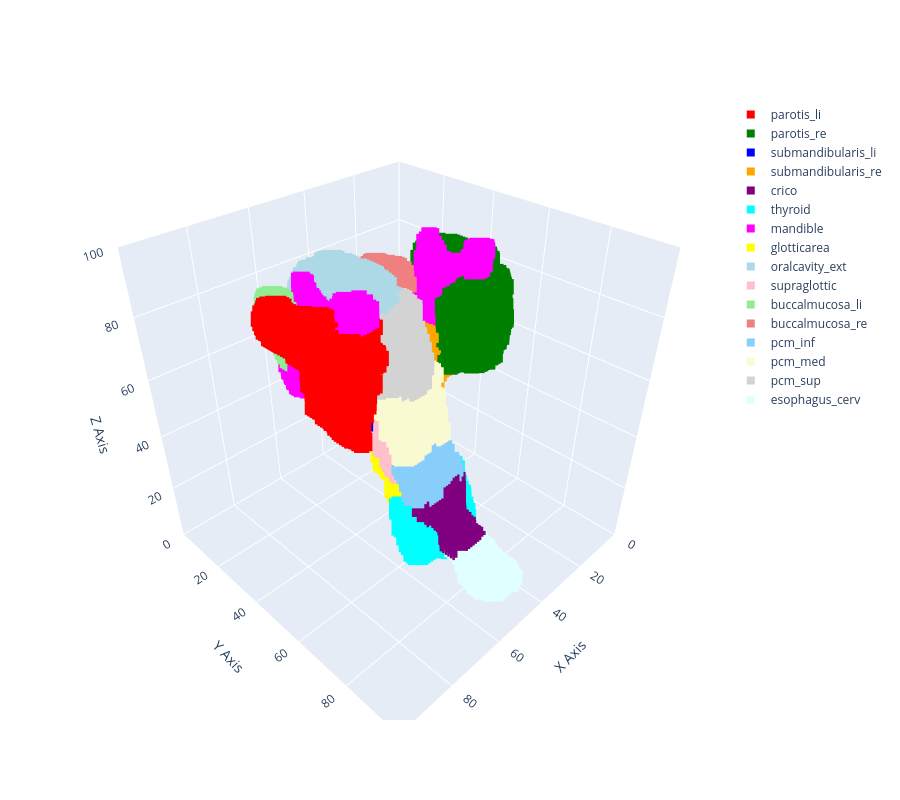

Notebook code for this chart:
### Markdown cell above
![green-divider](https://user-images.githubusercontent.com/7065401/52071924-c003ad80-2562-11e9-8297-1c6595f8a7ff.png)

# Make a 3D plot

### Code cell
import plotly.graph_objects as go
import numpy as np

def interactive_colored_segmentation_plot(segmentation_mask):
    """
    Create an interactive 3D plot of a segmentation mask array with colored pixels.

    Parameters:
    - segmentation_mask: 3D segmentation mask array with values between 1 and 16.
    """

    plot_size = segmentation_mask.shape[1]
    # Extract non-zero indices and corresponding labels for plotting
    indices = np.column_stack(np.nonzero(segmentation_mask))
    labels = segmentation_mask[indices[:, 0], indices[:, 1], indices[:, 2]]

    # Define a colormap with 16 different colors
    colormap = [
        'red', 'green', 'blue', 'orange', 'purple', 'cyan', 'magenta', 'yellow',
        'lightblue', 'pink', 'lightgreen', 'lightcoral', 'lightskyblue', 'lightgoldenrodyellow', 'lightgray', 'lightcyan'
    ]

    # Create a legend dictionary to map labels to class names
    legend_dict = {1: 'parotis_li',
                    2: 'parotis_re',
                    3: 'submandibularis_li',
                    4: 'submandibularis_re',
                    5: 'crico',
                    6: 'thyroid',
                    7: 'mandible',
                    8: 'glotticarea',
                    9: 'oralcavity_ext',
                    10: 'supraglottic',
                    11: 'buccalmucosa_li',
                    12: 'buccalmucosa_re',
                    13: 'pcm_inf',
                    14: 'pcm_med',
                    15: 'pcm_sup',
                    16: 'esophagus_cerv'}
    
    layout = go.Layout(
            scene=dict(
                xaxis=dict(title='X Axis', range=[0, plot_size]),
                yaxis=dict(title='Y Axis', range=[0, plot_size]),
                zaxis=dict(title='Z Axis', range=[0, plot_size]),
                aspectratio=dict(x=1, y=1, z=1)
            ),
            showlegend=True,
        )
    # Create a scatter plot with colored markers
    fig = go.Figure(layout=layout)

    for value in legend_dict:
        organ_array = segmentation_mask.copy()
        organ_array[organ_array != value] = 0
        indices = np.column_stack(np.nonzero(organ_array))

        fig.add_trace( go.Scatter3d(
            x=indices[:, 2],  # Assuming the first dimension is along the z-axis
            y=indices[:, 1],  # Assuming the second dimension is along the y-axis
            z=indices[:, 0],  # Assuming the third dimension is along the x-axis
            mode='markers',
            marker=dict(
                #size=4,
                color=colormap[value-1],  # Use the mapped colors
            ),
            marker_symbol='square',
            #text=legend_labels[value],  # Assign text for each point (used for legend)
            name=legend_dict[value],  # Name of the legend
            showlegend=True
    ))

    # Create the figure and add the trace
    fig.update_layout(showlegend=True,
                      #autosize=False,
                      #width=1000,
                      height=800
        )

    # Show the interactive plot
    
    fig.show()
    fig.write_html(file=f"3D RTSTRUCT plot {patient_ID}.html")

interactive_colored_segmentation_plot(CROPPED_SEGMAP)

### Figure 1 — Plotly figure (JSON) as saved in the notebook; plotly's stock layout.template omitted (floating-point values rounded to 4 significant figures; data arrays with more than 128 entries replaced by an {"elided": "..."} marker saying what was removed)
{"data": [{"marker": {"color": "red", "symbol": "square"}, "mode": "markers", "name": "parotis_li", "showlegend": true, "type": "scatter3d", "x": {"elided": "4592 int values"}, "y": {"elided": "4592 int values"}, "z": {"elided": "4592 int values"}}, {"marker": {"color": "green", "symbol": "square"}, "mode": "markers", "name": "parotis_re", "showlegend": true, "type": "scatter3d", "x": {"elided": "4482 int values"}, "y": {"elided": "4482 int values"}, "z": {"elided": "4482 int values"}}, {"marker": {"color": "blue", "symbol": "square"}, "mode": "markers", "name": "submandibularis_li", "showlegend": true, "type": "scatter3d", "x": {"elided": "1185 int values"}, "y": {"elided": "1185 int values"}, "z": {"elided": "1185 int values"}}, {"marker": {"color": "orange", "symbol": "square"}, "mode": "markers", "name": "submandibularis_re", "showlegend": true, "type": "scatter3d", "x": {"elided": "1251 int values"}, "y": {"elided": "1251 int values"}, "z": {"elided": "1251 int values"}}, {"marker": {"color": "purple", "symbol": "square"}, "mode": "markers", "name": "crico", "showlegend": true, "type": "scatter3d", "x": {"elided": "970 int values"}, "y": {"elided": "970 int values"}, "z": {"elided": "970 int values"}}, {"marker": {"color": "cyan", "symbol": "square"}, "mode": "markers", "name": "thyroid", "showlegend": true, "type": "scatter3d", "x": {"elided": "1881 int values"}, "y": {"elided": "1881 int values"}, "z": {"elided": "1881 int values"}}, {"marker": {"color": "magenta", "symbol": "square"}, "mode": "markers", "name": "mandible", "showlegend": true, "type": "scatter3d", "x": {"elided": "8307 int values"}, "y": {"elided": "8307 int values"}, "z": {"elided": "8307 int values"}}, {"marker": {"color": "yellow", "symbol": "square"}, "mode": "markers", "name": "glotticarea", "showlegend": true, "type": "scatter3d", "x": {"elided": "744 int values"}, "y": {"elided": "744 int values"}, "z": {"elided": "744 int values"}}, {"marker": {"color": "lightblue", "symbol": "square"}, "mode": "markers", "name": "oralcavity_ext", "showlegend": true, "type": "scatter3d", "x": {"elided": "15593 int values"}, "y": {"elided": "15593 int values"}, "z": {"elided": "15593 int values"}}, {"marker": {"color": "pink", "symbol": "square"}, "mode": "markers", "name": "supraglottic", "showlegend": true, "type": "scatter3d", "x": {"elided": "2416 int values"}, "y": {"elided": "2416 int values"}, "z": {"elided": "2416 int values"}}, {"marker": {"color": "lightgreen", "symbol": "square"}, "mode": "markers", "name": "buccalmucosa_li", "showlegend": true, "type": "scatter3d", "x": {"elided": "1953 int values"}, "y": {"elided": "1953 int values"}, "z": {"elided": "1953 int values"}}, {"marker": {"color": "lightcoral", "symbol": "square"}, "mode": "markers", "name": "buccalmucosa_re", "showlegend": true, "type": "scatter3d", "x": {"elided": "1303 int values"}, "y": {"elided": "1303 int values"}, "z": {"elided": "1303 int values"}}, {"marker": {"color": "lightskyblue", "symbol": "square"}, "mode": "markers", "name": "pcm_inf", "showlegend": true, "type": "scatter3d", "x": {"elided": "867 int values"}, "y": {"elided": "867 int values"}, "z": {"elided": "867 int values"}}, {"marker": {"color": "lightgoldenrodyellow", "symbol": "square"}, "mode": "markers", "name": "pcm_med", "showlegend": true, "type": "scatter3d", "x": {"elided": "1032 int values"}, "y": {"elided": "1032 int values"}, "z": {"elided": "1032 int values"}}, {"marker": {"color": "lightgray", "symbol": "square"}, "mode": "markers", "name": "pcm_sup", "showlegend": true, "type": "scatter3d", "x": {"elided": "1284 int values"}, "y": {"elided": "1284 int values"}, "z": {"elided": "1284 int values"}}, {"marker": {"color": "lightcyan", "symbol": "square"}, "mode": "markers", "name": "esophagus_cerv", "showlegend": true, "type": "scatter3d", "x": {"elided": "672 int values"}, "y": {"elided": "672 int values"}, "z": {"elided": "672 int values"}}], "layout": {"height": 800, "scene": {"aspectratio": {"x": 1, "y": 1, "z": 1}, "xaxis": {"range": [0, 100], "title": {"text": "X Axis"}}, "yaxis": {"range": [0, 100], "title": {"text": "Y Axis"}}, "zaxis": {"range": [0, 100], "title": {"text": "Z Axis"}}}, "showlegend": true}}
